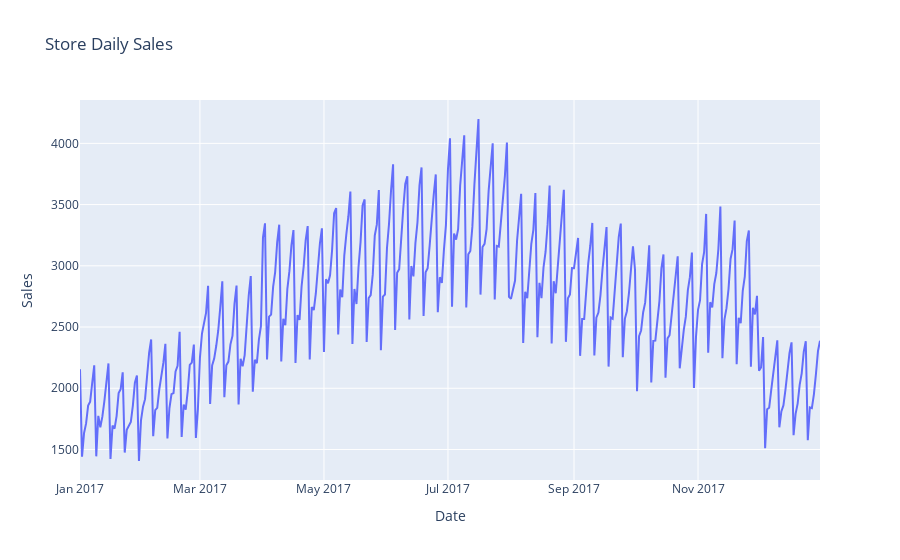
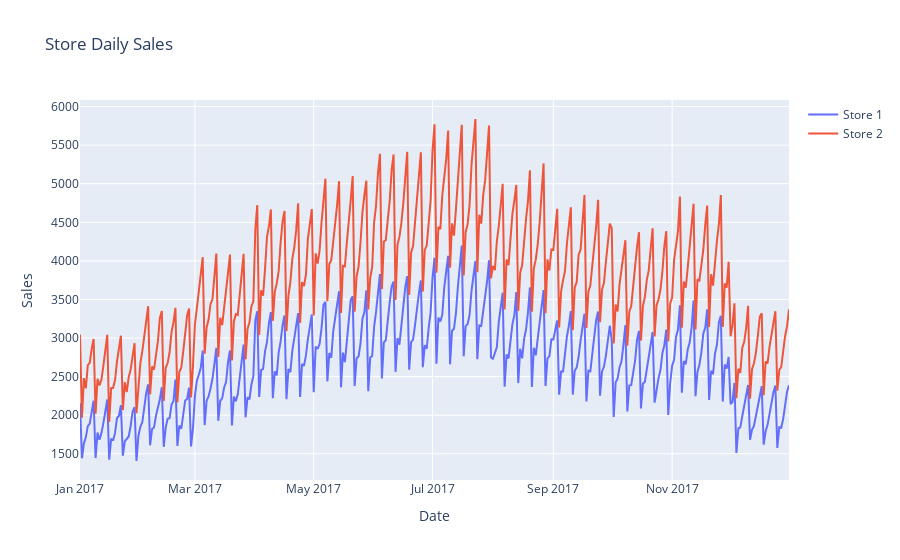
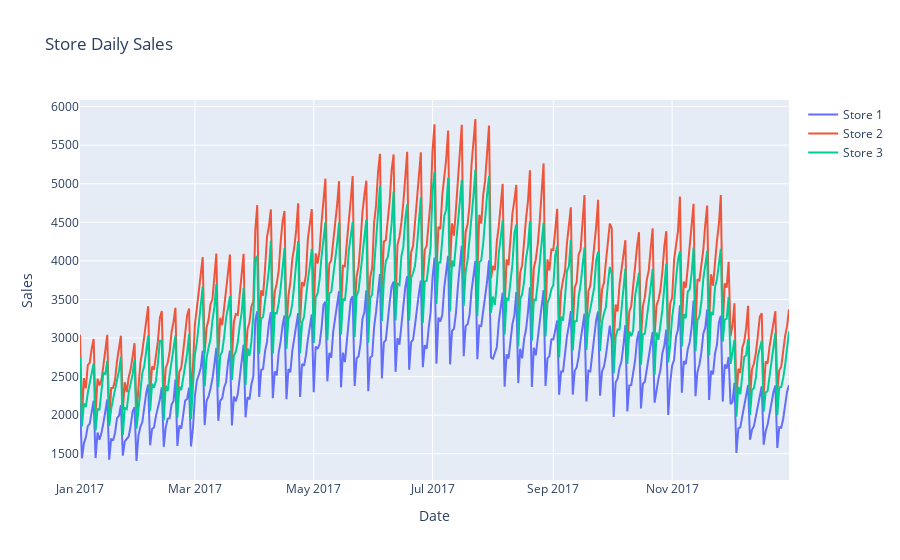
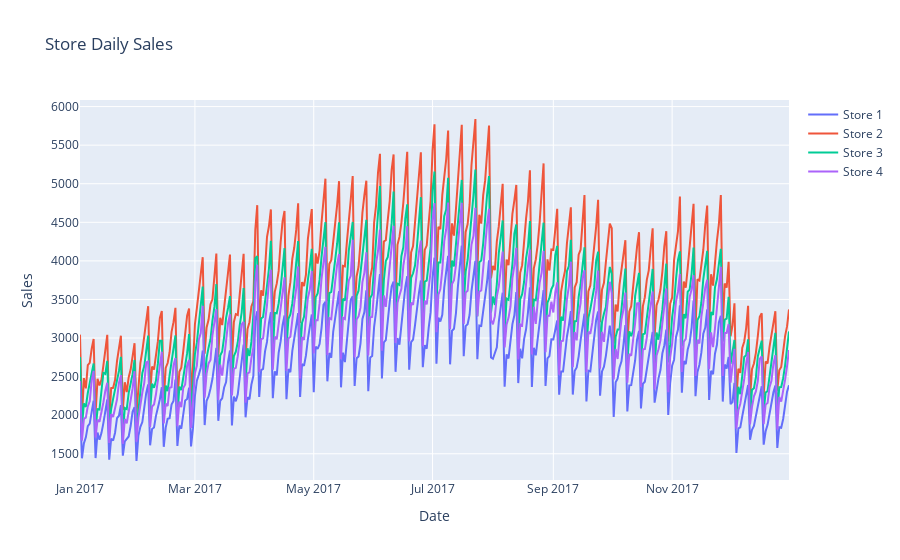

Notebook source saved alongside these figures, in order:
### Code cell
store_daily_sales_sc = []
for store in store_daily_sales['store'].unique():
    current = store_daily_sales[(store_daily_sales['store'] == store)]
    store_daily_sales_sc.append(go.Scatter(x=current['date'] , y=current['sales'], name =('Store %s' % store)))
    
    layout= go.Layout(title= 'Store Daily Sales' , xaxis = dict(title='Date'), yaxis=dict(title='Sales'))
    fig = go.Figure(data=store_daily_sales_sc, layout=layout)
    iplot(fig)

### Figure 1 — Plotly figure (JSON) as saved in the notebook; plotly's stock layout.template omitted (floating-point values rounded to 4 significant figures; data arrays with more than 128 entries replaced by an {"elided": "..."} marker saying what was removed)
{"data": [{"name": "Store 1", "type": "scatter", "x": {"elided": "365 str values"}, "y": {"elided": "365 int values"}}], "layout": {"title": {"text": "Store Daily Sales"}, "xaxis": {"title": {"text": "Date"}}, "yaxis": {"title": {"text": "Sales"}}}}

### Figure 2 — Plotly figure (JSON) as saved in the notebook; plotly's stock layout.template omitted (floating-point values rounded to 4 significant figures; data arrays with more than 128 entries replaced by an {"elided": "..."} marker saying what was removed)
{"data": [{"name": "Store 1", "type": "scatter", "x": {"elided": "365 str values"}, "y": {"elided": "365 int values"}}, {"name": "Store 2", "type": "scatter", "x": {"elided": "365 str values"}, "y": {"elided": "365 int values"}}], "layout": {"title": {"text": "Store Daily Sales"}, "xaxis": {"title": {"text": "Date"}}, "yaxis": {"title": {"text": "Sales"}}}}

### Figure 3 — Plotly figure (JSON) as saved in the notebook; plotly's stock layout.template omitted (floating-point values rounded to 4 significant figures; data arrays with more than 128 entries replaced by an {"elided": "..."} marker saying what was removed)
{"data": [{"name": "Store 1", "type": "scatter", "x": {"elided": "365 str values"}, "y": {"elided": "365 int values"}}, {"name": "Store 2", "type": "scatter", "x": {"elided": "365 str values"}, "y": {"elided": "365 int values"}}, {"name": "Store 3", "type": "scatter", "x": {"elided": "365 str values"}, "y": {"elided": "365 int values"}}], "layout": {"title": {"text": "Store Daily Sales"}, "xaxis": {"title": {"text": "Date"}}, "yaxis": {"title": {"text": "Sales"}}}}

### Figure 4 — Plotly figure (JSON) as saved in the notebook; plotly's stock layout.template omitted (floating-point values rounded to 4 significant figures; data arrays with more than 128 entries replaced by an {"elided": "..."} marker saying what was removed)
{"data": [{"name": "Store 1", "type": "scatter", "x": {"elided": "365 str values"}, "y": {"elided": "365 int values"}}, {"name": "Store 2", "type": "scatter", "x": {"elided": "365 str values"}, "y": {"elided": "365 int values"}}, {"name": "Store 3", "type": "scatter", "x": {"elided": "365 str values"}, "y": {"elided": "365 int values"}}, {"name": "Store 4", "type": "scatter", "x": {"elided": "365 str values"}, "y": {"elided": "365 int values"}}], "layout": {"title": {"text": "Store Daily Sales"}, "xaxis": {"title": {"text": "Date"}}, "yaxis": {"title": {"text": "Sales"}}}}
